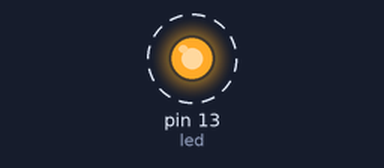
A sketch run on a simulated Arduino Uno, built with avr-gcc and run on an emulated ATmega328P. Parts: output pins drawn as LEDs (lit = HIGH). Dashed ring = blinking.

Above: at 0.2 s.
Timing chart, 0 to 3.0 s (numbered marks = the images above):
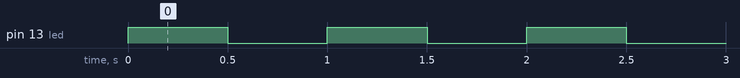

Measured:
- by itself, pin 13 (led): alternates HIGH for 0.50 s and LOW for 0.50 s

The sketch:

task1t_pdsprj_SAYEDABDALSAMIE_hp_workspace.ino
```cpp
int led = 13;
int d = 500;

void setup() {
  pinMode(led, OUTPUT);
}

void loop() {

  digitalWrite(led, HIGH);

  delay(d);

  digitalWrite(led, LOW);

  delay(d);

}
```
